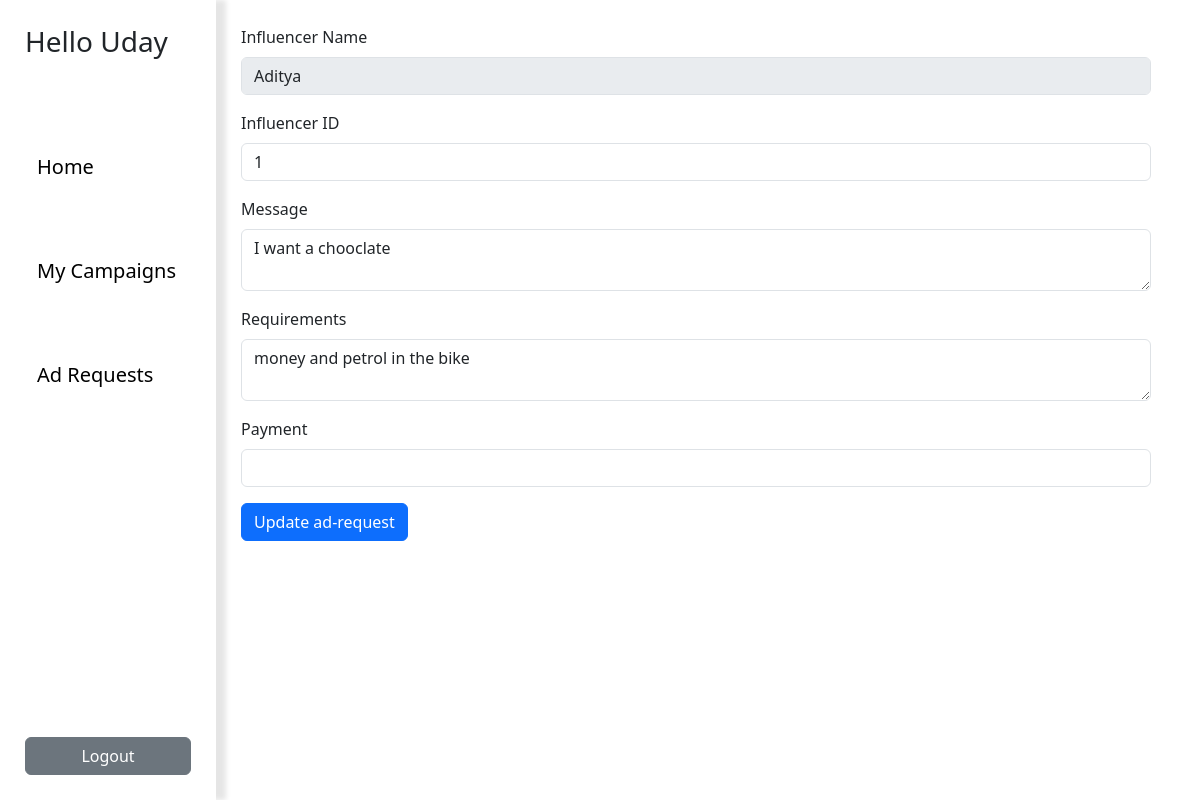
Screenshot of /edit_request/3 (signed in) with the database file from the repository.
### website/models.py (models this page shows, shortened)
class User(db.Model, UserMixin):
    __tablename__='user'
    usr_id=db.Column(db.Integer, nullable=False,primary_key=True, autoincrement=True)
    usr_name=db.Column(db.String, nullable=False, unique=True)
    name=db.Column(db.String, nullable=False)
    mail=db.Column(db.String, nullable=False, unique=True)
    password=db.Column(db.String, nullable=False)
    role=db.Column(db.String, nullable=False)
    campaigns = db.relationship('Campaign', back_populates='user', lazy=True)
    influencer = db.relationship('Influencer', back_populates='user', uselist=False)
    ad_requests = db.relationship('Ad_request', back_populates='sponsor')

class Influencer(db.Model):
    __tablename__='influencer'
    influencer_id=db.Column(db.Integer, nullable=False, primary_key=True, autoincrement=True)
    user_id = db.Column(db.Integer, db.ForeignKey('user.usr_id'), nullable=False)
    name=db.Column(db.String,nullable=False)
    mail_id=db.Column(db.String,nullable=False)
    category=db.Column(db.String,nullable=True)
    niche=db.Column(db.String, nullable=True)
    reach=db.Column(db.Integer, nullable=True)
    is_flag=db.Column(db.Boolean,default=False)
    user = db.relationship('User', back_populates='influencer', uselist=False)
    ad_requests = db.relationship('Ad_request', back_populates='influencer')

class Ad_request(db.Model):
    __tablename__='ad_request'
    ad_id=db.Column(db.Integer,primary_key=True, autoincrement=True)
    sponsor_id = db.Column(db.Integer, db.ForeignKey('user.usr_id'), nullable=False)
    campaign_id=db.Column(db.Integer,db.ForeignKey('campaign.campaign_id'),nullable=False)
    influencer_id=db.Column(db.Integer,db.ForeignKey('influencer.influencer_id'),nullable=False)
    message=db.Column(db.String, nullable=False)
    requirements=db.Column(db.String, nullable=False)
    amount=db.Column(db.String, nullable=False)
    status=db.Column(db.String, nullable=False)
    sponsor = db.relationship('User', back_populates='ad_requests')
    influencer = db.relationship('Influencer', back_populates='ad_requests')
    campaign = db.relationship('Campaign', backref='ad_requests')

### website/views.py (the view, shortened to what this page needs)
@views.route('/edit_request/<int:ad_id>',methods=['GET','POST'])
@flask_login.login_required
def edit_request(ad_id):
    get_request=Ad_request.query.get_or_404(ad_id)
    influencer = Influencer.query.get(get_request.influencer_id)
    return render_template('edit_request.html',my_request=get_request,sponsor_name=current_user.name,influencer=influencer)

### website/__init__.py (called while the page is built)
def create_app():
    app=Flask(__name__)
    app.config['SQLALCHEMY_DATABASE_URI'] = 'sqlite:///database.sqlite3'
    app.secret_key='secretkey'
    db.init_app(app)
    from .views import views
    from .auth import auth
    app.register_blueprint(views, url_prefix="/")
    app.register_blueprint(auth, url_prefix="/")
    create_database(app)
    login_manager = LoginManager()
    login_manager.init_app(app)
    login_manager.login_view = 'login'
    from .models import User
    @login_manager.user_loader
    def load_user(usr_id):
        return User.query.get(int(usr_id))
    return app

### website/templates/edit_request.html (shortened to what this page needs)
{% extends "sponsor_base.html" %}
{% block content %}
<form method="post" action="{{ url_for('views.edit_request', ad_id=my_request.ad_id) }}">
    <div class="form-group">
        <label for="influencer_name" class="form-label">Influencer Name</label>
        <input type="text" class="form-control" id="influencer_name" name="influencer_name" value="{{ influencer.name}}" disabled readonly>
    </div>
    <div class="form-group">
        <label for="influencer_id" class="form-label">Influencer ID</label>
        <input type="text" class="form-control" id="influencer_id" name="influencer_id" value="{{ influencer.influencer_id}}">
    </div>
    <div class="form-group">
        <label for="message" class="form-label">Message</label>
        <textarea class="form-control" id="message" name="message" required>{{my_request.message}}</textarea>
    </div>
    <div class="form-group">
        <label for="requirements" class="form-label">Requirements</label>
        <textarea class="form-control" id="requirements" name="requirements" required>{{my_request.requirements}}</textarea>
    </div>
    <div class="form-group">
        <label for="payment" class="form-label">Payment</label>
        <input type="number" class="form-control" id="payment" name="payment">
    </div>
    <button type="submit" class="btn btn-primary">Update ad-request</button>
</form>
{%endblock%}

### website/templates/sponsor_base.html (shortened to what this page needs)
{% extends "base.html" %}
{% block side_bar_options %}
<h3>Hello {{sponsor_name}}</h3>
<br>
<br>
<br>
<nav class="navbar bg-body">
    <div class="container-fluid">
        <a class="navbar-brand" href="{{ url_for('views.sponsor_home') }}">Home</a>
    </div>
</nav>
<br>
<br>
<nav class="navbar bg-body">
    <div class="container-fluid">
        <a class="navbar-brand" href="{{ url_for('views.manage_campaigns') }}">My Campaigns</a>
    </div>
</nav>
<br>
<br>
<nav class="navbar bg-body">
    <div class="container-fluid">
        <a class="navbar-brand" href="{{url_for('views.manage_requests')}}">Ad Requests</a>
    </div>
</nav>
<br>
{% endblock %}

### website/templates/base.html (style rules this page uses)
body { display: flex; margin: 10; justify-content: center; max-height: fit-content; }

### rows the page displays
User: name "Uday"
Influencer: influencer_name "Aditya", influencer_id "1"
Ad_request: message "I want a chooclate", requirements "money and petrol in the bike"
